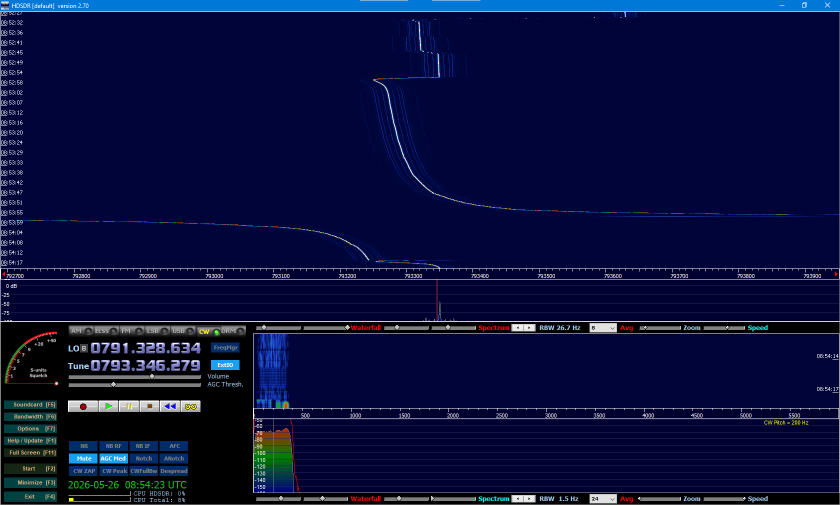
#> input picture FPrak/EPR/Aufgabe5/DPPH_1mg_Sequence.png, 1680 x 1010 px (shown at 1/2 size)
$ python extract_aufgabe5.py
#> lines starting #> are read from the running program, lines starting #| are printed output that depends on the picture
#!/usr/bin/env python3
"""
Extract the dispersion curves from every HDSDR screenshot in Aufgabe5/
and store them as CSV:   x = frequency [kHz] , y = time [s from top of waterfall].

Per-image calibration (read off the screenshots):
  * frequency ruler: leftmost label value [kHz] and tick step [kHz]
  * time axis: wall-clock of the first and last timestamp label -> elapsed s
Pixel anchors (ruler label centres, timestamp row centres) are detected
automatically; the physical values above pin the linear axes.
"""
import os
import numpy as np
from PIL import Image

ROOT = os.path.abspath(os.path.join(os.path.dirname(__file__), "..", ".."))
A5 = os.path.join(ROOT, "Aufgabe5")
OUT = os.path.join(os.path.dirname(__file__), "figures", "csv_aufgabe5")
os.makedirs(OUT, exist_ok=True)

# name -> (file, first_label_kHz, tick_step_kHz, elapsed_seconds_first_to_last)
CFG = {
    "DPPH_1ug":        ("DPPH_1mg_Sequence.png",       792800, 100, 105),
    "DPPH_10ug":       ("DPPH_Sequence_10mg.png",      792200, 100, 101),
    "UM_pure":         ("pure_ultramarine.png",        792900, 100, 144),
    "UM_pure_best":    ("pure_ultramarine_best.png",   793200,  20, 238),
    "UM_pure_zoomed":  ("pure_ultramarine_zoomed.png", 793150,  50, 239),
    "UM_1_10":         ("ultramarine_1_10.png",        794260,  20, 117),
    "UM_1_100":        ("ultramarine_1_100.png",       796600,  10, 122),
    "UM_1_1000":       ("ulramarine_1_1000.png",       794517,   3, 197),
}

# The undiluted-UM screenshots captured the sweep several times. Keep one clean
# cycle by restricting to a time window [s] (only for these redundant views).
TIME_WINDOW = {
    "UM_pure":        (19, 51),
    "UM_pure_best":   (-5, 47),
    "UM_pure_zoomed": (120, 161),
}


def ruler_fit(a, f0, step):
    """kHz = m*x_px + c from the white numerals under the waterfall."""
    H, W, _ = a.shape
    band = a[543:556, 150:W - 90]
    wht = (band[:, :, 0] > 200) & (band[:, :, 1] > 200) & (band[:, :, 2] > 200)
    cols = np.where(wht.sum(axis=0) > 0)[0]
    runs = []
    cur = [cols[0]]
    for x in cols[1:]:
        if x - cur[-1] <= 6:
            cur.append(x)
        else:
            runs.append((cur[0], cur[-1])); cur = [x]
    runs.append((cur[0], cur[-1]))
    centers = []
    grp = [runs[0]]
    for s, e in runs[1:]:
        if s - grp[-1][1] <= 20:     # intra-number gap ~11, inter-number ~38
            grp.append((s, e))
        else:
            centers.append((grp[0][0] + grp[-1][1]) / 2); grp = [(s, e)]
    centers.append((grp[0][0] + grp[-1][1]) / 2)
    centers = np.array(centers) + 150
    freqs = f0 + step * np.arange(len(centers))
    m, c = np.polyfit(centers, freqs, 1)
    return m, c


def time_fit(a, elapsed_s):
    """seconds_from_top = m*y_px + c from the first/last timestamp rows."""
    white = (a[:, :, 0] > 200) & (a[:, :, 1] > 200) & (a[:, :, 2] > 200)
    left = white[:, 2:88].sum(axis=1)
    rows = np.where(left > 5)[0]
    rows = rows[(rows >= 34) & (rows <= 525)]
    g = []
    cur = [rows[0]]
    for r in rows[1:]:
        if r - cur[-1] <= 4:
            cur.append(r)
        else:
            g.append(int(np.mean(cur))); cur = [r]
    g.append(int(np.mean(cur)))
    y0, y1 = g[0], g[-1]
    m = elapsed_s / (y1 - y0)        # s per pixel
    c = -m * y0
    return m, c


def extract_branch(a):
    """Strongest dispersion branch: (y_px, x_px).

    For every time row we take the position of the BRIGHTEST trace pixel (the
    strongest signal), so faint repeated sweeps sitting next to the main one are
    ignored. Rows whose peak is too dim to be a real trace are dropped. If two
    disjoint branches remain (e.g. the waterfall wrapped), the one carrying the
    higher total brightness is kept.
    """
    H, W, _ = a.shape
    r, g, b = a[:, :, 0], a[:, :, 1], a[:, :, 2]
    score = (r + g) - b                 # trace = warm colours, background = blue
    y0, y1, x0, x1 = 34, 527, 150, W - 90
    sub = score[y0:y1, x0:x1]
    peak = sub.max(axis=1)
    # Adaptive per-row threshold: a row carries a trace if its peak stands clearly
    # above that row's own background. This keeps the FAINT dispersion wings (the
    # long low-field tail) that a single global threshold would drop.
    cy, cx, cw = [], [], []
    for i in range(sub.shape[0]):
        row = sub[i]
        base = np.median(row)
        pk = row.max()
        if pk < base + 45 or pk < 55:   # no real trace in this row
            continue
        xmax = int(np.argmax(row))
        lo, hi = max(0, xmax - 6), min(len(row), xmax + 7)
        seg = np.clip(row[lo:hi] - base, 0, None)
        cx.append((np.arange(lo, hi) * seg).sum() / seg.sum() + x0)
        cy.append(i + y0)
        cw.append(pk)
    cy = np.array(cy, float); cx = np.array(cx, float); cw = np.array(cw, float)
    # split into y-continuous branches; small gaps (<=18 px) still count as the
    # same sweep so the tail stays attached to the main S-curve.
    segs = []
    cur = [0]
    for i in range(1, len(cy)):
        if cy[i] - cy[i - 1] <= 18:
            cur.append(i)
        else:
            segs.append(cur); cur = [i]
    segs.append(cur)

    # score each branch: the most complete single sweep spans the whole
    # dispersion (large frequency extent) with many points and high brightness.
    def branch_score(s):
        s = np.array(s)
        fx = cx[s]
        extent = fx.max() - fx.min()
        return len(s) * (1 + extent / 20.0) * (cw[s].mean() / 255.0)

    keep = np.array(max(segs, key=branch_score))
    ky, kx, kw = cy[keep], cx[keep], cw[keep]
    order = np.argsort(ky)
    ky, kx, kw = ky[order], kx[order], kw[order]

    # If the waterfall captured the sweep several times, the trace runs through
    # the same S-curve repeatedly. Cut it into cycles at the points where the
    # frequency jumps sharply back (end of one sweep -> start of the next) and
    # keep the single most complete cycle (widest frequency span).
    dx = np.diff(kx)
    dy = np.diff(ky)
    # a cycle boundary = a large BACKWARD frequency jump over a small time step
    # (sweep resets); the smooth tail (large dx spread over many rows) is NOT cut.
    jump = max(np.median(np.abs(dx)) * 8, 40)
    cuts = [0] + [i + 1 for i in range(len(dx))
                  if dx[i] < -jump and dy[i] <= 6] + [len(kx)]
    cycles = [(cuts[j], cuts[j + 1]) for j in range(len(cuts) - 1)
              if cuts[j + 1] - cuts[j] >= 20]
    if len(cycles) > 1:
        s, e = max(cycles, key=lambda c: kx[c[0]:c[1]].max() - kx[c[0]:c[1]].min())
        ky, kx = ky[s:e], kx[s:e]

    # NOTE: no frequency-based outlier filter here -- the dispersion curve
    # legitimately spans a wide frequency range (including the long flat wing at
    # low field), so filtering "far from the median frequency" would clip it.
    # Isolated strays are already suppressed by the one-point-per-time-row
    # extraction and the time-continuity segmentation above.
    return ky, kx


def main():
    import matplotlib
    matplotlib.use("Agg")
    import matplotlib.pyplot as plt
    fig, axes = plt.subplots(2, 4, figsize=(19, 9))
    axes = axes.ravel()
    for ax, (name, (fn, f0, step, el)) in zip(axes, CFG.items()):
        a = np.asarray(Image.open(os.path.join(A5, fn)).convert("RGB")).astype(int)
        m_f, c_f = ruler_fit(a, f0, step)
#> in ruler_fit, `cols = np.where(wht.sum(axis=0) > 0)[0]`: cols = 166 values from 2 to 1356
#> in ruler_fit, `cur = [cols[0]]`: cur = [2]
#> the loop in ruler_fit, `for x in cols[1:]:` made 165 passes
#> (x, cur) on passes 12, 28, 41, 56: (129, [129]), (262, [262]), (395, [395]), (528, [528])
#> after the loop in ruler_fit, `for x in cols[1:]:`: runs = [(2, 27), (129, 160), (262, 293), (395, 426), (528, 559), (660, 691), (793, 824), (926, 957), (1059, 1090), (1192, 1223)]
#> in ruler_fit, `grp = [runs[0]]`: grp = [(2, 27)]
#> the loop in ruler_fit, `for s, e in runs[1:]:` made 10 passes
#> after the loop in ruler_fit, `for s, e in runs[1:]:`: centers = [14.5, 144.5, 277.5, 410.5, 543.5, 675.5, 808.5, 941.5, 1074.5, 1207.5]
#> in ruler_fit, `centers = np.array(centers) + 150`: centers = [164.5, 294.5, 427.5, 560.5, 693.5, 825.5, 958.5, 1091.5, 1224.5, 1357.5, 1490.5]
#> in ruler_fit, `freqs = f0 + step * np.arange(len(centers))`: freqs = [792800, 792900, 793000, 793100, 793200, 793300, 793400, 793500, 793600, 793700, 793800]
#> in ruler_fit, `m, c = np.polyfit(centers, freqs, 1)`: m = 0.753; c = 792677.5
#> m_f = 0.753; c_f = 792677.5
        m_t, c_t = time_fit(a, el)
#> in time_fit, `white = (a[:, :, 0] > 200) & (a[:, :, 1] > 200) & (a[:, :, 2] > 200)`:
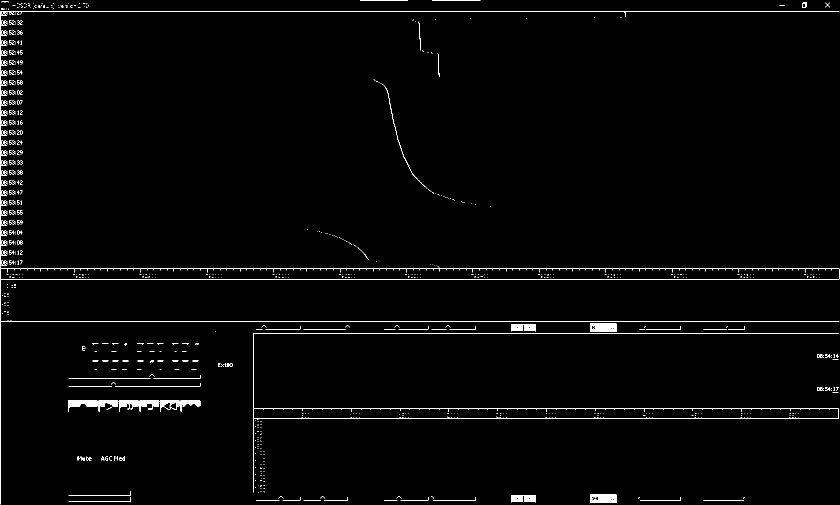
#> white: shape (1010, 1680) bool (shown at 1/2 size); 1.5% white in thin lines or dots
#> in time_fit, `left = white[:, 2:88].sum(axis=1)`: left = 1010 values, max 86 at index 23, min 0 at index 0, mean 3.64
#> in time_fit, `rows = np.where(left > 5)[0]`: rows = 254 values from 3 to 643
#> in time_fit, `rows = rows[(rows >= 34) & (rows <= 525)]`: rows = 221 values from 41 to 525
#> in time_fit, `cur = [rows[0]]`: cur = [41]
#> the loop in time_fit, `for r in rows[1:]:` made 220 passes
#> (r, cur) on passes 9, 18, 27, 36, 45, 54: (61, [61]), (81, [81]), (101, [101]), (121, [121]), (141, [141]), (161, [161])
#> after the loop in time_fit, `for r in rows[1:]:`: g = [45, 65, 85, 105, 125, 145, 165, 185, 205, 225, 245, 265, 285, 305, 325, 345, 365, 385, 405, 425, 445, 465, 485, 505]
#> in time_fit, `y0, y1 = g[0], g[-1]`: y0 = 45; y1 = 523
#> in time_fit, `m = elapsed_s / (y1 - y0)`: m = 0.22
#> in time_fit, `c = -m * y0`: c = -9.88
#> m_t = 0.22; c_t = -9.88
        yy, xx = extract_branch(a)
#> in extract_branch, `r, g, b = a[:, :, 0], a[:, :, 1], a[:, :, 2]`:
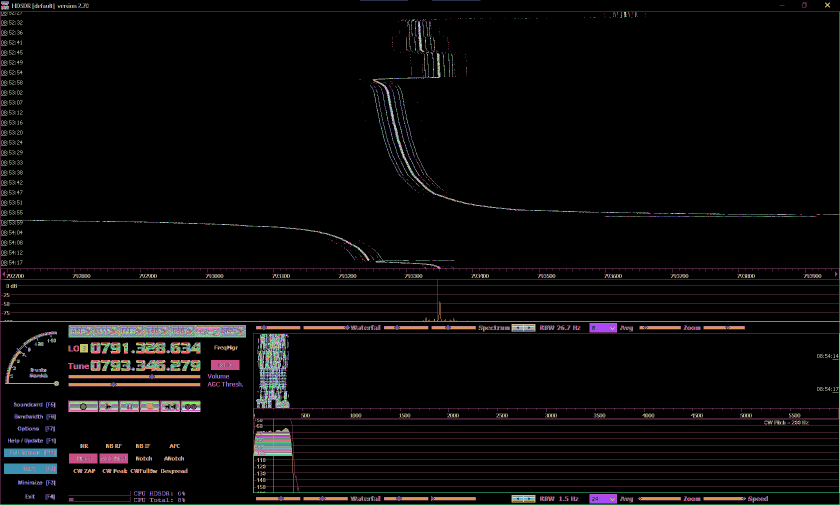
#> r: shape (1010, 1680) int64 (shown at 1/2 size); 254 distinct labels, from 0 to 255; one colour per label, 0 black
#> in extract_branch, `r, g, b = a[:, :, 0], a[:, :, 1], a[:, :, 2]`:
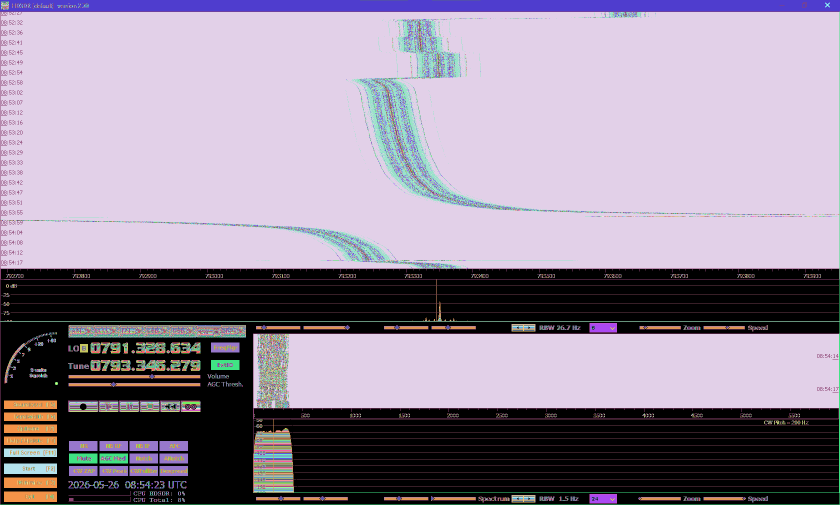
#> g: shape (1010, 1680) int64 (shown at 1/2 size); 256 distinct labels, from 0 to 255; one colour per label, 0 black
#> in extract_branch, `r, g, b = a[:, :, 0], a[:, :, 1], a[:, :, 2]`:
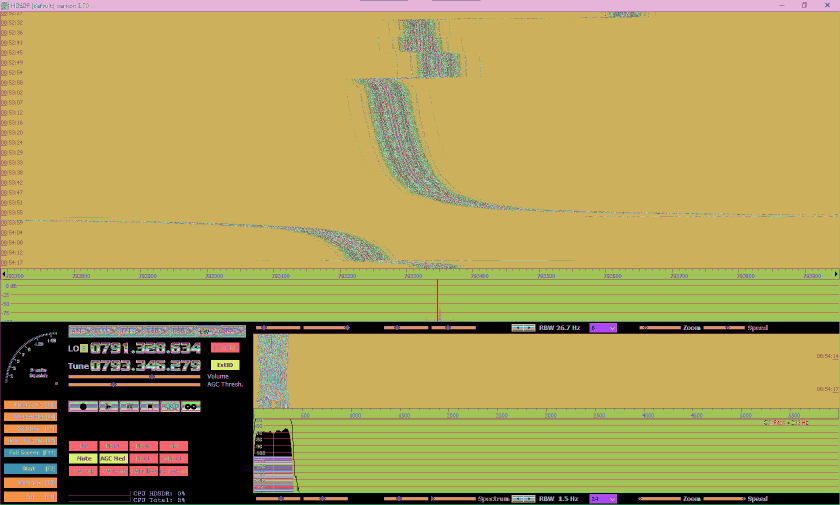
#> b: shape (1010, 1680) int64 (shown at 1/2 size); 256 distinct labels, from 0 to 255; one colour per label, 0 black
#> in extract_branch, `score = (r + g) - b`:
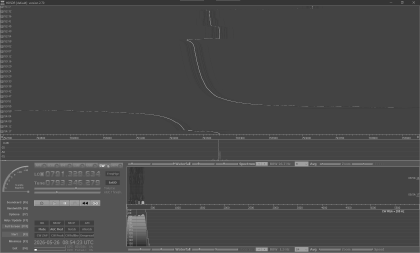
#> score: shape (1010, 1680) int64 (shown at 1/4 size); min -254, max 510, mean -36; drawn with min black and max white
#> in extract_branch, `sub = score[y0:y1, x0:x1]`:
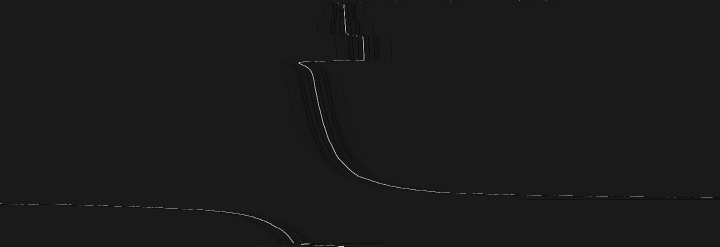
#> sub: shape (493, 1440) int64 (shown at 1/2 size); min -106, max 415, mean -51.7; drawn with min black and max white
#> in extract_branch, `peak = sub.max(axis=1)`: peak = 493 values, max 415 at index 319, min -52 at index 395, mean 291.5
#> the loop in extract_branch, `for i in range(sub.shape[0]):` made 493 passes
#> (pk, xmax, lo, hi, seg) on passes 1 to 3: (250, 1091, 1085, 1098, [0, 0, 0, 0, 0, 0, 302, 302, 0, 0, 0, 0, 0]), (250, 1038, 1032, 1045, [0, 0, 0, 0, 0, 0, 302, 302, 0, 0, 0, 0, 0]), (297, 901, 895, 908, [0, 0, 0, 0, 0, 0, 349, 302, 0, 0, 0, 0, 0])
#> after the loop in extract_branch, `for i in range(sub.shape[0]):`: cw = 481 values, max 415 at index 319, min 202 at index 474, mean 300.1; cx = 481 values, max 1567 at index 394, min 151.5 at index 395, mean 806.8; cy = 481 values from 34 to 526
#> after the loop in extract_branch, `for i in range(1, len(cy)):`: segs = []
#> in branch_score, `s = np.array(s)`: s = 481 values from 0 to 480
#> in branch_score, `fx = cx[s]`: fx has the same summary as cx in extract_branch
#> in branch_score, `extent = fx.max() - fx.min()`: extent = 1415.6
#> in extract_branch, `keep = np.array(max(segs, key=branch_score))`: keep = 481 values from 0 to 480
#> in extract_branch, `ky, kx, kw = cy[keep], cx[keep], cw[keep]`: ky = 481 values from 34 to 526; kx has the same summary as cx; kw has the same summary as cw
#> in extract_branch, `order = np.argsort(ky)`: order = 481 values from 0 to 480
#> in extract_branch, `dx = np.diff(kx)`: dx = 480 values, max 135.9 at index 393, min -1415.6 at index 394, mean -0.85
#> in extract_branch, `dy = np.diff(ky)`: dy = 480 values, max 13 at index 394, min 1 at index 0, mean 1.02
#> in extract_branch, `jump = max(np.median(np.abs(dx)) * 8, 40)`: jump = 40
#> in extract_branch, `cuts = [0] + [i + 1 for i in range(len(dx)) if dx[i] < -jump and dy[i]..`: cuts = [0, 1, 2, 3, 4, 5, 121, 481]
#> in extract_branch, `cycles = [(cuts[j], cuts[j + 1]) for j in range(len(cuts) - 1) if cuts..`: cycles = [(5, 121), (121, 481)]
#> in extract_branch, `s, e = max(cycles, key=lambda c: kx[c[0]:c[1]].max() - kx[c[0]:c[1]].m..`: s = 121; e = 481
#> in extract_branch, `ky, kx = ky[s:e], kx[s:e]`: ky = 360 values from 155 to 526; kx = 360 values, max 1567 at index 273, min 151.5 at index 274, mean 787.7
#> yy = 360 values from 155 to 526; xx has the same summary as kx in extract_branch
        freq_kHz = m_f * xx + c_f
#> freq_kHz = 360 values, max 793858.1 at index 273, min 792791.6 at index 274, mean 793271
        time_s = m_t * yy + c_t
#> time_s = 360 values from 24.16 to 105.7
        if name in TIME_WINDOW:
            lo, hi = TIME_WINDOW[name]
            m = (time_s >= lo) & (time_s <= hi)
            freq_kHz, time_s = freq_kHz[m], time_s[m]
        out = np.column_stack([freq_kHz, time_s])
#> out = 360 pairs, first value 792791.6 to 793858.1, second value 24.16 to 105.7
        np.savetxt(os.path.join(OUT, f"{name}.csv"), out, delimiter=",",
                   header="frequency_kHz,time_s", comments="")
        ax.scatter(freq_kHz / 1000, time_s, s=6, color="#1f3b73")
        ax.invert_yaxis()
        ax.set_title(f"{name} (n={len(xx)})", fontsize=9)
        ax.set_xlabel("frequency / MHz"); ax.set_ylabel("time / s")
        ax.grid(alpha=0.3)
#> pass 2 of the loop in main, `for ax, (name, (fn, f0, step, el)) in zip(axes, CFG.items()):`:
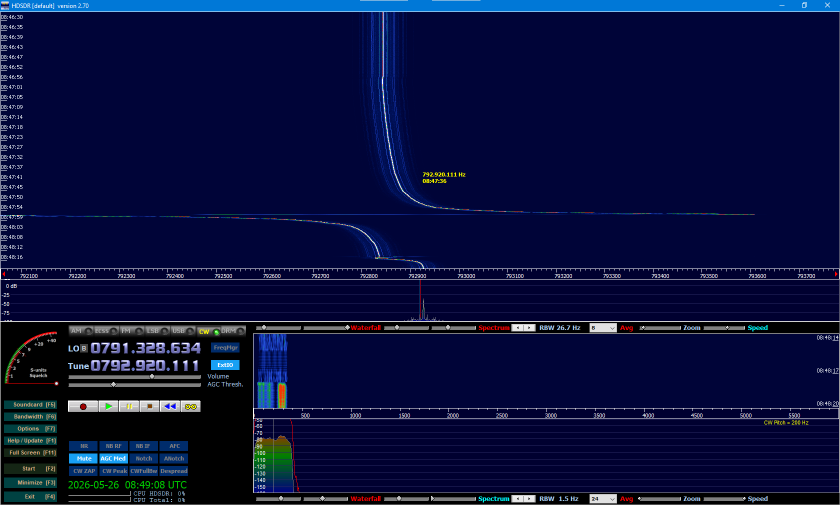
#> input picture FPrak/EPR/Aufgabe5/DPPH_Sequence_10mg.png, 1680 x 1010 px (shown at 1/2 size)
#> the loop in ruler_fit (call 2), `for x in cols[1:]:` made 232 passes
#> (x, cur) on passes 10, 26, 44: (86, [86]), (183, [183]), (280, [280])
#> the loop in ruler_fit (call 2), `for s, e in runs[1:]:` made 14 passes
#> (s, e) on passes 1 to 4: (86, 117), (183, 214), (280, 311), (377, 408)
#> m_f = 1.03; c_f = 792039.7
#> in time_fit (call 2), `white = (a[:, :, 0] > 200) & (a[:, :, 1] > 200) & (a[:, :, 2] > 200)`:
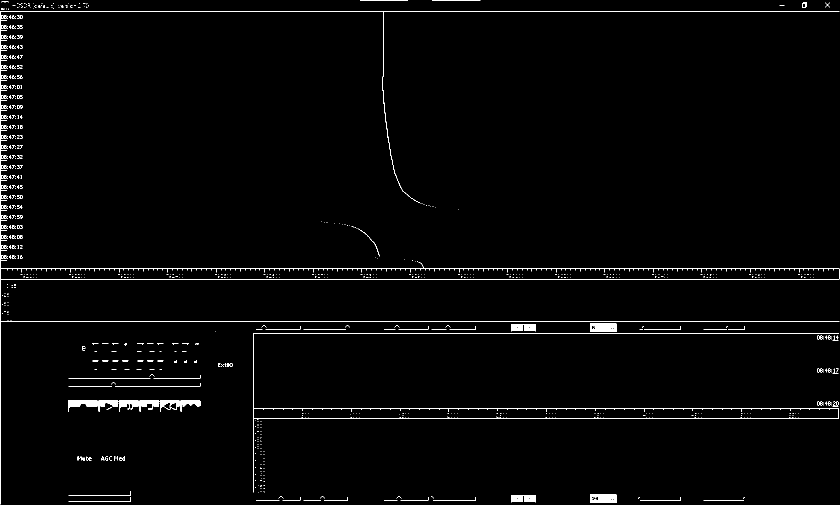
#> white: shape (1010, 1680) bool (shown at 1/2 size); 1.5% white in thin lines or dots
#> left = 1010 values, max 86 at index 23, min 0 at index 0, mean 3.49
#> in time_fit (call 2), `rows = np.where(left > 5)[0]`: rows = 248 values from 3 to 643
#> in time_fit (call 2), `rows = rows[(rows >= 34) & (rows <= 525)]`: rows = 221 values from 34 to 520
#> in time_fit (call 2), `cur = [rows[0]]`: cur = [34]
#> the loop in time_fit (call 2), `for r in rows[1:]:` made 220 passes
#> (r, cur) on passes 5, 14, 23, 32: (50, [50]), (70, [70]), (90, [90]), (110, [110])
#> after the loop in time_fit (call 2), `for r in rows[1:]:`: g = [36, 54, 74, 94, 114, 134, 154, 174, 194, 214, 234, 254, 274, 294, 314, 334, 354, 374, 394, 414, 434, 454, 474, 494]
#> in time_fit (call 2), `y0, y1 = g[0], g[-1]`: y0 = 36; y1 = 514
#> in time_fit (call 2), `m = elapsed_s / (y1 - y0)`: m = 0.211
#> in time_fit (call 2), `c = -m * y0`: c = -7.61
#> m_t = 0.211; c_t = -7.61
#> in extract_branch (call 2), `sub = score[y0:y1, x0:x1]`:
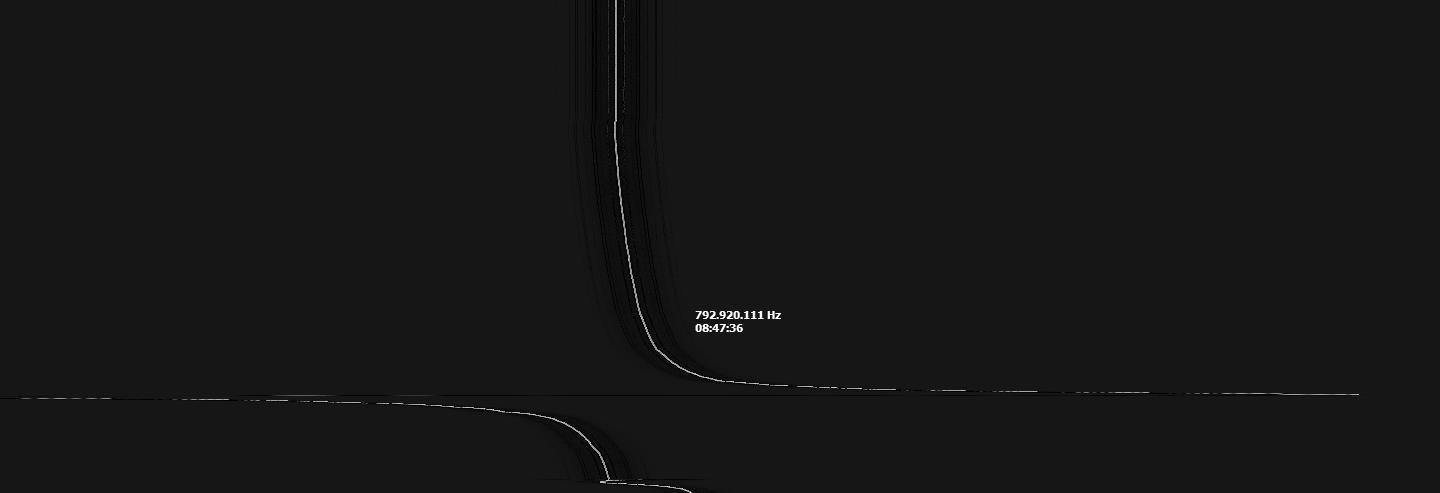
#> sub: shape (493, 1440) int64; min -106, max 510, mean -51.7; drawn with min black and max white
#> peak = 493 values, max 510 at index 311, min -52 at index 396, mean 297.9
#> the loop in extract_branch (call 2), `for i in range(sub.shape[0]):` made 493 passes
#> (pk, xmax, lo, hi, seg) on passes 1 to 3: (277, 615, 609, 622, [0, 0, 0, 0, 0, 0, 329, 302, 0, 0, 0, 0, 0]), (290, 615, 609, 622, [0, 0, 0, 0, 0, 0, 342, 302, 0, 0, 0, 0, 0]), (293, 615, 609, 622, [0, 0, 0, 0, 0, 0, 345, 302, 3, 0, 0, 0, 0])
    fig.tight_layout()
    fig.savefig("/tmp/aufgabe5_curves.png", dpi=100)
    print("CSVs ->", OUT)
    print("overview -> /tmp/aufgabe5_curves.png")


if __name__ == "__main__":
#> (the run stopped early here; a loop or call above may not have finished)
